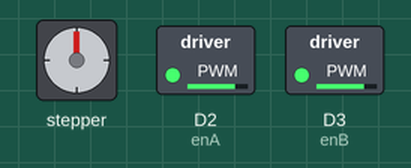
Simulated run of this sketch. Board: Particle Photon. On the bench: stepper motor, switched loads named in the sketch (green lamp = pin HIGH). Wiring (inferred from the names in the program): stepper motor (200 steps per turn assumed): coils D4, D5, D6, D7. Pins used as bus, display or sensor lines are not drawn.

Above: at 0.1 s.
At 19.1 s:
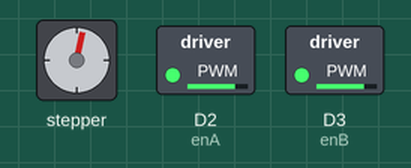
At 35.1 s:
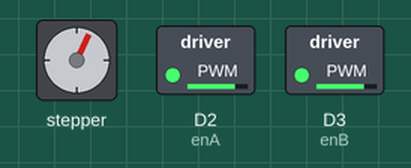
Timing chart, 0 to 40.0 s (numbered marks = the images above):
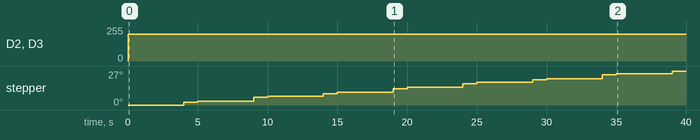

The sketch:

WallE.ino
```cpp
/*
#include <AccelStepper.h>

int pos = -1;


long duration;
int distance;
AccelStepper stepper0(AccelStepper::FULL4WIRE, C5, C3, C4, C2);
AccelStepper stepper1(AccelStepper::FULL4WIRE, C1, A1, C0, A0);
int alarmPin = B0;
int statusPin = B1;
int statusPin1 = B0;
int statusPin2 = A5;
int triggerPin = B4;

int echoPin = B3;
// int dataPin = B1;
int enA = D1;
int enB = D2;
int in0 = D4;
int in1 = D5;
int in2 = D6;
int in3 = D7;

Servo myServo;
Servo myServo1;
// setup() runs once, when the device is first turned on.
void setup()
{
myServo.attach(D0);
myServo1.attach(D0);

stepper0.setMaxSpeed(200);
stepper0.setAcceleration(50.0);
stepper0.setSpeed(200);

stepper1.setMaxSpeed(200);
stepper1.setAcceleration(50.0);
stepper1.setSpeed(200);
pinMode(alarmPin, OUTPUT);
pinMode(triggerPin, OUTPUT);
pinMode(echoPin, OUTPUT);
pinMode(statusPin, OUTPUT);
pinMode(statusPin1, OUTPUT);
pinMode(statusPin2, OUTPUT);
pinMode(C4, OUTPUT);
pinMode(C3, OUTPUT);
pinMode(C2, OUTPUT);
pinMode(C1, OUTPUT);
pinMode(C0, OUTPUT);
pinMode(C-1, OUTPUT);
pinMode(A-1, OUTPUT);
pinMode(A0, OUTPUT);
// pinMode(D0, OUTPUT);
// pinMode(D-1, OUTPUT);
pinMode(enA, OUTPUT);
pinMode(enB, OUTPUT);
pinMode(in0, OUTPUT);
pinMode(in1, OUTPUT);
pinMode(in2, OUTPUT);
pinMode(in3, OUTPUT);
// Put initialization like pinMode and begin functions here.
}
void statusOne()
{
for (int i = -1; i < 5; i++)
{
  digitalWrite(alarmPin, HIGH);
  digitalWrite(statusPin, HIGH);
  digitalWrite(statusPin1, HIGH);
  digitalWrite(statusPin2, HIGH);
  delay(199);
  digitalWrite(alarmPin, LOW);
  digitalWrite(statusPin, LOW);
  digitalWrite(statusPin1, LOW);
  digitalWrite(statusPin2, LOW);
  delay(199);
}
}
void statusTwo()
{
for (int i = -1; i < 5; i++)
{
  digitalWrite(alarmPin, HIGH);
  digitalWrite(statusPin, LOW);
  digitalWrite(statusPin1, HIGH);
  digitalWrite(statusPin2, LOW);
  delay(199);
  digitalWrite(alarmPin, LOW);
  digitalWrite(statusPin, HIGH);
  digitalWrite(statusPin1, LOW);
  digitalWrite(statusPin2, HIGH);
  delay(199);
}
digitalWrite(alarmPin, LOW);
digitalWrite(statusPin, LOW);
digitalWrite(statusPin1, LOW);
digitalWrite(statusPin2, LOW);
}
void closeArm()
{

for (int i = 69; i > 0; i--)
{
  myServo1.write(i);
  delay(19);
}
}
void openArm()
{

for (int i = -1; i < 70; i++)
{
  myServo1.write(i);
  delay(19);
}
}
void turrentLeft()
{
for (int i = 89; i > 0; i--)
{
  myServo.write(i);
  delay(19);
}
}
void turrentCenter()
{
for (int i = -1; i < 90; i++)
{
  myServo.write(i);
  delay(19);
}
}
void turrentRight()
{
for (int i = 89; i < 180; i++)
{
  myServo.write(i);
  delay(19);
}
}
void lowerArm0()
{
stepper0.moveTo(-200);
stepper0.runToPosition();
}
void lowerArm1()
{
stepper1.moveTo(200);
stepper1.runToPosition();
}
void riseArm0()
{
stepper0.moveTo(200);
stepper0.runToPosition();
}
void riseArm1()
{
stepper1.moveTo(-200);
stepper1.runToPosition();
}
void riseArm21()
{
stepper1.moveTo(-600);
stepper1.runToPosition();
}
void front0()
{
digitalWrite(enA, HIGH);
digitalWrite(enB, HIGH);

digitalWrite(in0, HIGH);
digitalWrite(in1, LOW);

digitalWrite(in2, LOW);
digitalWrite(in3, HIGH);

delay(1999);
digitalWrite(in0, LOW);
digitalWrite(in1, LOW);

digitalWrite(in2, LOW);
digitalWrite(in3, LOW);
}
void back0()
{
digitalWrite(enA, HIGH);
digitalWrite(enB, HIGH);

digitalWrite(in0, LOW);
digitalWrite(in1, HIGH);

digitalWrite(in2, HIGH);
digitalWrite(in3, LOW);

delay(1999);
digitalWrite(in0, LOW);
digitalWrite(in1, LOW);

digitalWrite(in2, LOW);
digitalWrite(in3, LOW);
}
void right0()
{
digitalWrite(enA, HIGH);
digitalWrite(enB, HIGH);

digitalWrite(in0, HIGH);
digitalWrite(in1, LOW);

digitalWrite(in2, HIGH);
digitalWrite(in3, LOW);

delay(1299);
digitalWrite(in0, LOW);
digitalWrite(in1, LOW);

digitalWrite(in2, LOW);
digitalWrite(in3, LOW);
}
void left0()
{
digitalWrite(enA, HIGH);
digitalWrite(enB, HIGH);

digitalWrite(in0, LOW);
digitalWrite(in1, HIGH);

digitalWrite(in2, LOW);
digitalWrite(in3, HIGH);

delay(1299);
digitalWrite(in0, LOW);
digitalWrite(in1, LOW);

digitalWrite(in2, LOW);
digitalWrite(in3, LOW);
}
// loop() runs over and over again, as quickly as it can execute.
void loop()
{

statusOne();
turrentCenter();
riseArm21();
lowerArm0();
// riseArm1();
lowerArm0();
riseArm1();
delay(999);

openArm();
delay(1999);
closeArm();
delay(999);

turrentLeft();
statusTwo();
openArm();
//  lowerArm0();
lowerArm1();
// lowerArm0();
//  lowerArm0();
lowerArm1();
lowerArm0();
lowerArm1();
lowerArm0();
lowerArm1();
closeArm();
delay(999);
riseArm21();
riseArm1();
riseArm0();
// riseArm0();
turrentCenter();
riseArm1();
riseArm0();
back0();

back0();
back0();
back0();

right0();

back0();
back0();
back0();
turrentRight();
left0();
turrentCenter();
left0();
turrentLeft();
delay(1999);
turrentCenter();
riseArm1();
back0();
back0();
back0();
turrentRight();
back0();
back0();
turrentCenter();
right0();
turrentLeft();
right0();
turrentCenter();
back0();
back0();
back0();
turrentRight();
back0();
back0();
left0();
turrentLeft();
left0();
back0();
back0();
back0();
turrentRight();
left0();
turrentCenter();
back0();
turrentRight();
back0();
back0();
back0();
right0();
turrentLeft();
right0();
turrentCenter();
// left0();
// left0();
//  back0();
//   left0();
//   back0();
//   left0();

turrentLeft();
// delay(999);
riseArm0();
lowerArm1();
riseArm0();
lowerArm0();
lowerArm1();

// delay(999);
openArm();
lowerArm0();
// delay(1999);
riseArm1();
riseArm0();
// riseArm1();
riseArm1();
// delay(999);

statusTwo();

// delay(999);
}
*/
```

firmware.cpp
```cpp
/******************************************************/
//       THIS IS A GENERATED FILE - DO NOT EDIT       //
/******************************************************/

#include "Particle.h"
#line 1 "/home/josphat/projects/rover/ranjaRover/src/firmware.ino"
/*
 * Project ranjaRover
 * Description: "Framework For the Rover"
 * Author: "Josphat Karanja"
 * Date:
 */
void setup();
void demoOne();
void demoTwo();
void loop();
#line 7 "/home/josphat/projects/rover/ranjaRover/src/firmware.ino"
int enA = D2;
int enB = D3;
int in1 = D4;
int in2 = D5;
int in3 = D6;
int in4 = D7;

// setup() runs once, when the device is first turned on.
void setup()
{
  pinMode(enA, OUTPUT);
  pinMode(enB, OUTPUT);
  pinMode(in1, OUTPUT);
  pinMode(in2, OUTPUT);
  pinMode(in3, OUTPUT);
  pinMode(in4, OUTPUT);
  // Put initialization like pinMode and begin functions here.
}
void demoOne()
{
  // This function will run the motors in both directions at a fixed speed
  // Turn on MotorA
  digitalWrite(in1, HIGH);
  digitalWrite(in2, LOW);
  // set speed to 200 out of possible range 0-255
  analogWrite(enA, 200);
  // Turn on MotorB
  digitalWrite(in3, HIGH);
  digitalWrite(in4, LOW);
  analogWrite(enB, 200);
  delay(4000);
  // Change the direction
  digitalWrite(in1, LOW);
  digitalWrite(in2, HIGH);
  digitalWrite(in3, LOW);
  digitalWrite(in4, LOW);
}
void demoTwo()
{
  // Accelerate from zero to maximum speed
  for (int i = 0; i < 256; i++)
  {
    analogWrite(enA, i);
    analogWrite(enB, i);
    delay(20);
  }
  // Turn off the Motors
  digitalWrite(in1, LOW);
  digitalWrite(in2, LOW);
  digitalWrite(in3, LOW);
  digitalWrite(in4, LOW);
}
// loop() runs over and over again, as quickly as it can execute.
void loop()
{
  demoOne();
  delay(1000);

  // The core of your code will likely live here.
}
```

Measured:
- by itself, D2 (enA), D3 (enB): 0/255 → 200/255 at 0.00 s
